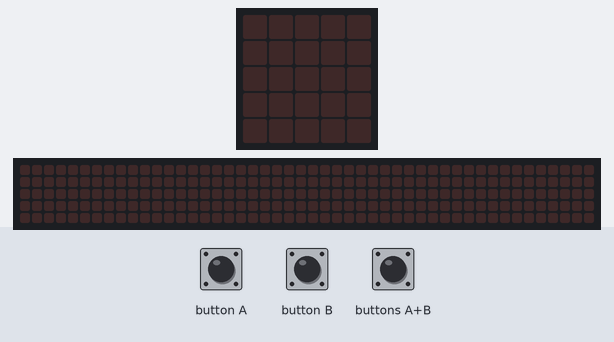
Bench run of a program on a simulated BBC micro:bit (MakeCode). On the bench: the board's 5×5 LED display, a strip that is not on the board, showing the scrolling text unrolled. The test bench sets the inputs (shaded band). The 48×5 strip is a reading aid, not a part: it shows the text the display is scrolling, unrolled, one strip-width of it at a time.

Above: at 1.2 s.
1.3 s: button B pressed for 0.15 s
At 7.6 s:
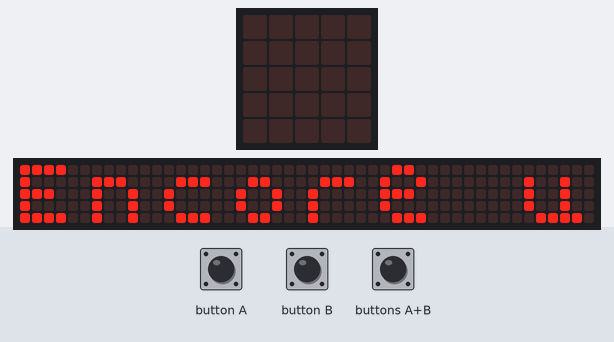
At 10.4 s:
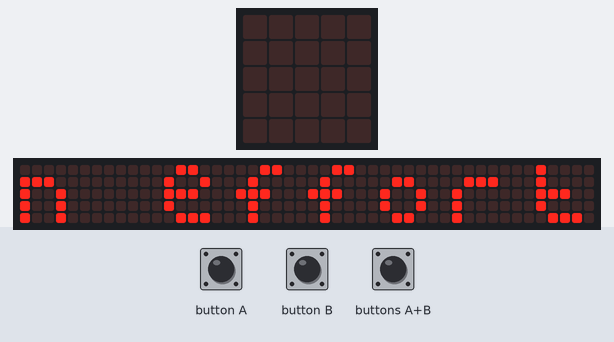

The program:

main.ts
```typescript
let nbre_pas = 0
input.onButtonPressed(Button.A, function () {
    basic.showNumber(nbre_pas)
})
input.onButtonPressed(Button.AB, function () {
    nbre_pas = 0
})
input.onButtonPressed(Button.B, function () {
    if (nbre_pas < 8000) {
        basic.showString("Encore un effort...")
    } else {
        basic.showString("BRAVO")
    }
})
basic.forever(function () {
    if (input.isGesture(Gesture.Shake) || input.isGesture(Gesture.LogoDown)) {
        nbre_pas += 1
    }
})
```

test.ts
```typescript
// les tests vont ici ; cela ne sera pas compilé si ce paquet est utilisé en tant qu'extension.
```

Measured:
- after the input at 1.3 s, the display: changes after 0.15 s (image 1)
- what the display in image 1 shows lasts 0.6 s, from 7.3 s to 7.9 s
